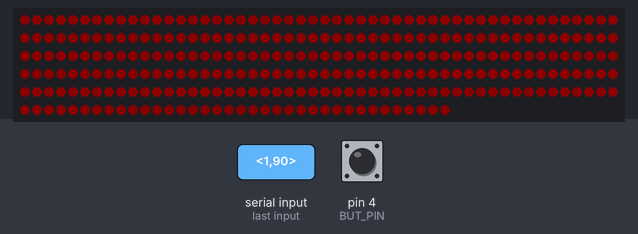
A sketch run on a simulated Arduino Uno, built with avr-gcc and run on an emulated ATmega328P. Shown: 286 RGB LEDs in strip order, left to right, continuing on the next row. Inputs (shaded band) come from the test bench; at power-on: pin 4 (BUT_PIN) LOW. Dim RGB values are drawn brighter than linear; EEPROM starts erased; what the sketch prints to the serial monitor is not drawn.

2.3 s: "<1,90>" received over Serial
Above: at 2.45 s.
4.0 s: "<1,90,45>" received over Serial
Timing chart, 0 to 5.2 s (numbered marks = the images above; inputs shaded):
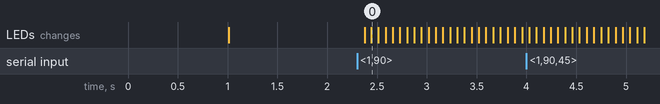

The sketch:

DeskLight.ino
```cpp
// Visual Micro is in vMicro>General>Tutorial Mode
//
/*
	Name:       DeskLight.ino
	Created:	04.06.2020 16:27:34
	Author:     DESKTOP-A3HO5R0\Fabian
*/

#include "RawRGB.h"
#include "Animations.h"
#include <FastLED.h>
#include <eeprom.h>

#define LED_PIN     5
#define BUT_PIN		4
#define NUM_LEDS    286
#define BRIGHTNESS  64
#define LED_TYPE    WS2811
#define COLOR_ORDER GRB

#pragma region Points

#define MONITOR_MIDDLE 57
#define MONITOR_LEFT 78
#define MONITOR_RIGHT 36

#pragma endregion


const byte numChars = 32;
char receivedChars[numChars];
char tempChars[numChars];

int cmd = 1;
int cmd_ir = 255, cmd_ig = 64, cmd_ib = 0;

boolean newData = false;

CRGB leds[NUM_LEDS];

bool _bButState = false;
int _iMode = 0;

int Leben = 100;

Animations *anim;

void setup()
{
	Serial.begin( 115200 );
	delay( 1000 ); // power-up safety delay

	FastLED.addLeds<LED_TYPE, LED_PIN, COLOR_ORDER>( leds, NUM_LEDS ).setCorrection( TypicalLEDStrip );
	FastLED.setBrightness( BRIGHTNESS );

	anim = new Animations( NUM_LEDS, leds );
	//engine->addAnimation( ePerlin );
	cmd = EEPROM.read( 0 );
	cmd_ir = EEPROM.read( 1 );
	cmd_ig = EEPROM.read( 2 );
	cmd_ib = EEPROM.read( 3 );

	pinMode( BUT_PIN, INPUT );
}

#define UPDATES 50
unsigned long ulLast = 0;
void loop()
{


	if ( millis() - ulLast >= 1000 / 50 )
	{
		if ( digitalRead( BUT_PIN ) == HIGH && !_bButState )
		{
			++_iMode;
			if ( Leben >= 10 )
			{
				Leben -= 10;
			}
			_bButState = true;
		}
		else if ( digitalRead( BUT_PIN ) == LOW && _bButState )
		{
			_bButState = false;
		}
		//engine->animate();

		updateLEDs();

		FastLED.show();
		ulLast = millis();
	}
	else
	{
		recvWithStartEndMarkers();

		if ( newData == true )
		{
			strcpy( tempChars, receivedChars );
			  // this temporary copy is necessary to protect the original data
			  //   because strtok() used in parseData() replaces the commas with \0
			parseData();
			showParsedData();
			newData = false;
		}
	}

}

void updateLEDs()
{


	if ( cmd == 1 )
		anim->fade( cmd_ir, cmd_ig, cmd_ib );
	if ( cmd == 2 )
		anim->wave( MONITOR_MIDDLE, cmd_ir, cmd_ig, cmd_ib );
}

void recvWithStartEndMarkers()
{
	static boolean recvInProgress = false;
	static byte ndx = 0;
	char startMarker = '<';
	char endMarker = '>';
	char rc;

	Serial.println( "<XON>" );
	//delay( 10 );
	unsigned long ulStart = millis();

	while ( Serial.available() > 0 && newData == false )
	{
		rc = Serial.read();
		if ( millis() - ulStart > 100 )
		{
			break;
		}
		if ( rc == startMarker )
		{
			recvInProgress = true;
		}
		while ( recvInProgress == true )
		{
			if ( millis() - ulStart > 100 )
			{
				break;
				recvInProgress = false;
			}
			if ( Serial.available() > 0 )
			{
				rc = Serial.read();

				if ( rc != endMarker )
				{
					receivedChars[ndx] = rc;
					ndx++;
					if ( ndx >= numChars )
					{
						ndx = numChars - 1;
					}
				}
				else
				{
					receivedChars[ndx] = '\0'; // terminate the string
					recvInProgress = false;
					ndx = 0;
					newData = true;
				}
			}
		}

	}
	Serial.println( "<XOFF>" );
	Serial.flush();
}

void parseData()
{      // split the data into its parts

	char * strtokIndx; // this is used by strtok() as an index

	strtokIndx = strtok( tempChars, "," );      // get the first part - the string
	cmd = atoi( strtokIndx );   // copy it to messageFromPC

	strtokIndx = strtok( NULL, "," ); // this continues where the previous call left off
	cmd_ir = atoi( strtokIndx );     // convert this part to an integer

	strtokIndx = strtok( NULL, "," );
	cmd_ig = atoi( strtokIndx );     // convert this part to a float

	strtokIndx = strtok( NULL, "," );
	cmd_ib = atoi( strtokIndx );     // convert this part to a float

	EEPROM.write( 0, cmd );
	EEPROM.write( 1, cmd_ir );
	EEPROM.write( 2, cmd_ig );
	EEPROM.write( 3, cmd_ib );
}

void showParsedData()
{
	Serial.print( "< " );
	Serial.print( cmd );
	Serial.print( ", " );
	Serial.print( cmd_ir );
	Serial.print( ", " );
	Serial.print( cmd_ig );
	Serial.print( ", " );
	Serial.print( cmd_ib );
	Serial.print( ">" );
}
```

Animations.cpp
```cpp
//
//
//

#include "Animations.h"
#include "FastLED.h"
#define UPDATES_PER_SECOND 50

//void updateLEDs()
//{
//
//	bool bAnim = false;
//	unsigned long uLast;
//
//	int diff = millis() - uLast;
//	if ( millis() - uLast > 500 )
//	{
//		bAnim = false;
//		uLast = millis();
//	}
//	if ( bAnim )
//	{
//		diff = diff / 500 * 255;
//	}
//	if ( !bAnim )
//	{
//		diff = 255 - ( diff / 500 * 255 );
//	}
//
//
//	for ( int i = 0; i < NUM_LEDS; ++i )
//	{
//		leds[i] = CRGB( 128, 16, 0 );
//	}
//
//	for ( int i = 36; i < 78; ++i )
//	{
//		float j = 255 / 100.f;
//		if ( Leben <= 20 )
//		{
//			j = diff;
//		}
//		leds[i] = CRGB( 255 - int( j*Leben ), int( j*Leben ), 0 );
//	}
//
//	leds[36] = CRGB::Green;
//	leds[77] = CRGB::Green;
//
//
//}

void Animations::setLeds( int iCount, CRGB* leds )
{
	m_iLedCount = iCount;
	m_leds = leds;
}

void Animations::fade(int r/*=255*/, int g/*=64*/, int b/*=0*/)
{

	if (millis() - m_ulLast >= 1000 / UPDATES_PER_SECOND )
	{
		for ( int i = 0; i < m_iLedCount; ++i )
		{
			float ir = inoise8( i*10, 10*m_iRound, i + 10 * m_iRound ) / 255.f;
			float iG = inoise8( i, m_iRound, i + 3 * m_iRound * 10 ) / 255.f;
			float iB = inoise8( i, m_iRound, i + 3 * m_iRound * 100 ) / 255.f;
			//Serial.println( 200 + int( ir * 55 ) );
			m_leds[i] = CRGB( int( ir * r ), int( ir * g ), int( ir * b ) );
		}
		m_ulLast = millis();
		m_iRound++;
	}
}

void Animations::wave( int iStart, int r, int g, int b )
{

	if ( millis() - m_ulLast >= 1000 / UPDATES_PER_SECOND )
	{

		float *fLedMult = new float[m_iLedCount];
		float fMult[] = { 0.1, 0.15, 0.2, 0.3, 0.4, 0.6, 0.8, 1., 1., 1., 0.8, 0.6, 0.4, 0.3, 0.2, 0.15, 0.1 };
		int iMultCnt = 17;
		int iR = iStart - m_iRound;
		int iL = iStart + m_iRound;
		for ( int i = 0; i < m_iLedCount; ++i )
		{
			m_leds[i] = CRGB::Black;
			fLedMult[i] = 0.;
		}

		for ( int i = 0; i < iMultCnt; ++i )
		{
			if ( iL - int( iMultCnt / 2 ) + i < m_iLedCount && iL - int( iMultCnt / 2) + i >= 0 )
			{
				fLedMult[iL - int( iMultCnt / 2 ) + i] += fMult[i];
			}
			if ( iR - int( iMultCnt / 2 ) + i >= 0 && iR - int( iMultCnt / 2 ) + i >= 0 )
			{
				fLedMult[iR - int( iMultCnt / 2 ) + i] = fMult[i];
			}
		}

		for ( int i = 0; i < m_iLedCount; ++i )
		{
			if ( fLedMult[i] > 1. )
				fLedMult[i] = 1.;
			//Serial.println( fLedMult[i] );
			m_leds[i] = CRGB( fLedMult[i] * r, fLedMult[i] * g, fLedMult[i] * b );
		}
		m_ulLast = millis();
		++m_iRound;
		//Serial.println( m_iLedCount );
		if ( m_iRound > m_iLedCount - iStart + iMultCnt )
			m_iRound = 0;

		delete[] fLedMult;
		fLedMult = nullptr;
	}
}
```

Animations.h
```cpp
// Animations.h

#ifndef _ANIMATIONS_h
#define _ANIMATIONS_h

#if defined(ARDUINO) && ARDUINO >= 100
#include "arduino.h"
#else
#include "WProgram.h"
#endif

class CRGB;
class Animations
{
public:
	Animations( int iLedCount, CRGB* leds )
		: m_iLedCount( iLedCount ), m_leds( leds )
	{}
	void setLeds( int iCount, CRGB* leds );
	void fade(int r=255, int g=64, int b=0);
	void wave( int iStart, int r=255, int g=64, int b=0 );

private:
	int m_iLedCount;
	CRGB *m_leds;
	unsigned long m_ulLast = 0;

	int m_iRound = 0;
};

#endif
```

RawRGB.cpp
```cpp
//
//
//

#include "RawRGB.h"
#include "FastLED.h"

/*
RawRGB& RawRGB::operator=( CRGB rhs )
{
	r = rhs.r;
	g = rhs.g;
	b = rhs.b;
	return *this;
}

RawRGB& RawRGB::operator+=( const RawRGB& rhs )
{
	r += rhs.r;
	g += rhs.g;
	b += rhs.b;
	return *this;
}

RawRGB& RawRGB::operator-=( const RawRGB& rhs )
{
	r -= rhs.r;
	g -= rhs.g;
	b -= rhs.b;
	return *this;
}

RawRGB operator+( RawRGB lhs, const RawRGB& rhs )
{
	lhs += rhs;
	return lhs;
}

RawRGB operator-( RawRGB lhs, const RawRGB& rhs )
{
	lhs -= rhs;
	return lhs;
}
*/
```

RawRGB.h
```cpp
// RawRGB.h

#ifndef _RawRGB_h
#define _RawRGB_h

#if defined(ARDUINO) && ARDUINO >= 100
	#include "arduino.h"
#else
	#include "WProgram.h"
#endif

class CRGB;
class RawRGB
{
public:
	int r = 0;
	int g = 0;
	int b = 0;
	int a = 255;

	RawRGB( int iR = 0, int iG = 0, int iB = 0, int iA = 255 )
		: r( iR ), g( iG ), b( iB ), a(iA)
	{

	}
/*
	RawRGB& operator=( CRGB rhs );
	RawRGB& operator+=( const RawRGB& rhs );
	RawRGB& operator-=( const RawRGB& rhs );*/
};
/*
inline RawRGB operator+( RawRGB lhs, const RawRGB& rhs );
inline RawRGB operator-( RawRGB lhs, const RawRGB& rhs );*/
#endif
```

Measured:
- after the input at 2.3 s, the LEDs: first change after 0.08 s (image 0 shows a later state)
